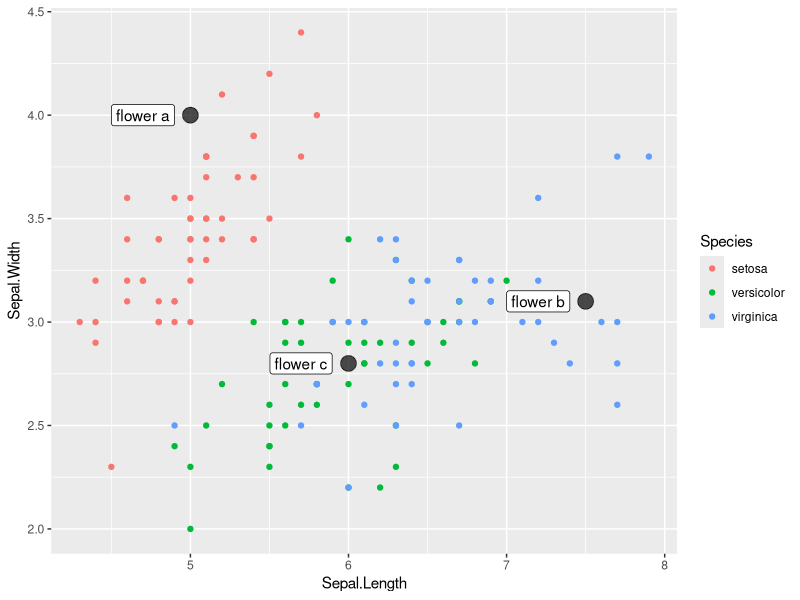

The R script that drew this image: (Note: this script raises an error after producing the figure.)
## ---- chunk 1
library(tidyverse)

iris %>% 
  count(Species)

new_observations <- tribble(
  ~Sepal.Length, ~Sepal.Width, ~Species,
  5, 4, "flower a",
  7.5, 3.1, "flower b",
  6, 2.8, "flower c"
)

ggplot(iris, 
       aes(x = Sepal.Length, y = Sepal.Width, color = Species)) + geom_point() + 
  geom_point(data = new_observations, color = "black", size = 5, alpha = 0.7) + 
  geom_label(inherit.aes = FALSE,
             data = new_observations, 
             aes(x = Sepal.Length,
                 y = Sepal.Width,
                 label = Species),
             nudge_x=-0.3, show.legend = FALSE)

## ---- chunk 2

# Split iris into train/test randomly
iris_split <- iris %>%
  mutate(is_train = runif(nrow(iris)) <= 0.8)

iris_train <- iris_split %>%
  filter(is_train)

iris_test <- iris_split %>%
  filter(!is_train)

# fit the KNN according to the train set

iris_knn <- class::knn(train = iris_train %>% select(Sepal.Length, Sepal.Width) %>% as.matrix(), 
                       test = iris_test %>% select(Sepal.Length, Sepal.Width) %>% as.matrix(), 
                       cl = iris_train %>% select(Species) %>% as.matrix(),
                       k = 1)

iris_test %>% 
  mutate(knn_class = iris_knn) %>%
  group_by(knn_class, Species) %>%
  tally() %>%
  spread(key = Species, value = n, fill = 0)

iris_test %>%
  mutate(classification_error = iris_knn != Species) %>%
  group_by(Species) %>%
  summarize(Species_class_error = mean(classification_error))

## ---- chunk 3

# generate a full grid:
knn_grid <- expand.grid(Sepal.Length = seq(3, 8, 0.05), Sepal.Width = seq(2, 4.5, 0.05))

# show the result
head(knn_grid)
tail(knn_grid)

# Run the knn algorithm. Let's use the entire dataset.
# k = 1
iris_knn_1 <- class::knn(train = iris %>% select(Sepal.Length, Sepal.Width) %>% as.matrix(), 
                         test = knn_grid, 
                         cl = iris %>% select(Species) %>% as.matrix(),
                         k = 1)
# k = 2
iris_knn_2 <- class::knn(train = iris %>% select(Sepal.Length, Sepal.Width) %>% as.matrix(), 
                         test = knn_grid, 
                         cl = iris %>% select(Species) %>% as.matrix(),
                         k = 2)
# k = 10
iris_knn_10 <- class::knn(train = iris %>% select(Sepal.Length, Sepal.Width) %>% as.matrix(), 
                          test = knn_grid, 
                          cl = iris %>% select(Species) %>% as.matrix(),
                          k = 10)

# Now, I'm going to plot the resulting grids

knn_for_chart <- knn_grid %>%
  bind_cols(tibble(`1nn` = iris_knn_1, `2nn` = iris_knn_2, `10nn` = iris_knn_10)) %>%
  gather(key = "k", value = "classification", -Sepal.Length, -Sepal.Width) %>%
  mutate(k = as_factor(k, levels = c("1nn", "2nn", "10nn")))

# to show you the data set I'm using to plot this after the gather operation
glimpse(knn_for_chart)

# the ggplot command
ggplot(knn_for_chart, aes(x = Sepal.Length, y = Sepal.Width, fill = classification)) + 
  geom_raster(alpha = 0.5) + 
  facet_wrap(~ k) + 
  geom_point(inherit.aes = F, data = iris, aes(x = Sepal.Length, y = Sepal.Width, fill = Species),
             color = "black", pch = 21, size = 3) + 
  theme_bw()

## ---- chunk 4


# It's all about Euclidean distance. Look what happens when we make the axis symmetric
ggplot(knn_for_chart, aes(x = Sepal.Length, y = Sepal.Width, fill = classification)) + 
  geom_tile(alpha = 0.3) + 
  facet_wrap(~ k) + 
  geom_point(inherit.aes = F, data = iris, aes(x = Sepal.Length, y = Sepal.Width, fill = Species),
             color = "black", pch = 21, size = 3) +
  theme(aspect.ratio=1)

## ---- chunk 5

x_norm <- rnorm(100, 10, 3)
x_scaled <- scale(x_norm)
x_minmax <- (x_norm - min(x_norm))/(max(x_norm)-min(x_norm))

scaling_examples <- tibble(original = x_norm,
       scale_fun = x_scaled,
       scale_minmax = x_minmax) %>% 
  gather(type, value)

ggplot(scaling_examples, aes(value, color = type, fill = type)) + 
  geom_density(alpha = 0.3)

